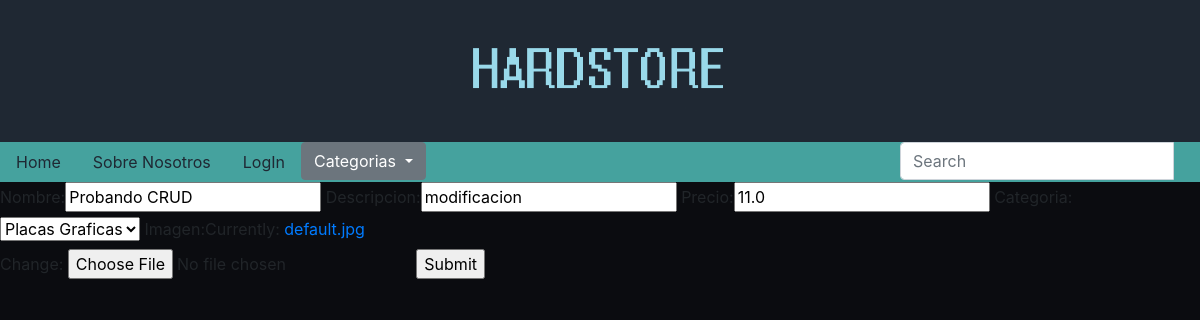
The app's page /modificar_producto/12/, older data.
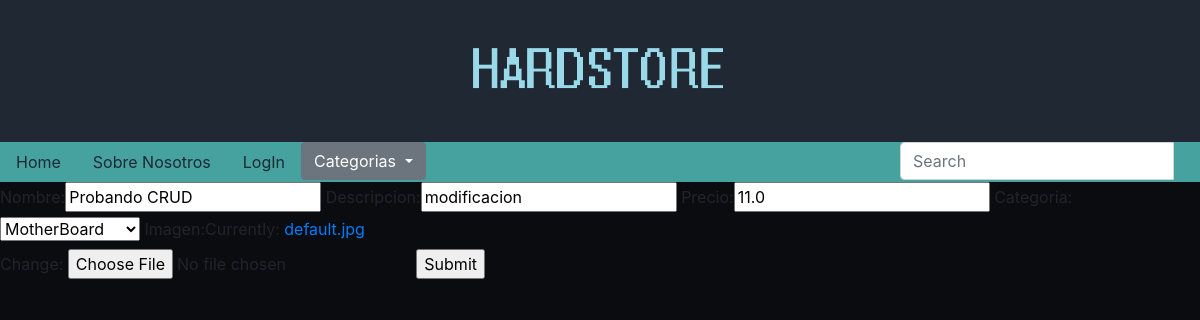
The same page, newer data.
### market/models.py (models this page shows, shortened)
class Producto(models.Model):
	nombre = models.CharField(max_length=200, null=True)
	descripcion = models.CharField(max_length=200, null=True, blank=True)
	precio = models.FloatField(null=True)
	f_creacion = models.DateTimeField(auto_now_add=True, null=True)
	categoria = models.ForeignKey(Categoria, null=True, on_delete = models.SET_NULL)
	imagen = models.ImageField(null=True,default='default.jpg')
	objects = ProductoManager()

class Categoria(models.Model):
	nombre = models.CharField(max_length=200, null=True)
	def __str__(self):
		return self.nombre

### market/views.py (the view)
# urls.py: path('modificar_producto/<int:id>/', market_views.VistaCRUDProducto.ModProducto , name='modificar_producto'),
	def ModProducto(request,id):
		producto = get_object_or_404(Producto,pk=id)
		form = ProductoForm(instance=producto)
		if request.method == 'POST':
			form = ProductoForm(request.POST, request.FILES, instance=producto) #request.FILES es debido a las imagenes
			if form.is_valid():
				form.save()
				return redirect('/') #redirecciona a la lista de productos
		return render(request,'producto_form.html',{'producto':form})

### market/forms.py
class ProductoForm(ModelForm):
	class Meta:
		model = Producto
		fields = ('nombre','descripcion','precio','categoria','imagen')

### market/templates/producto_form.html (shortened to what this page needs)
{% extends 'base.html' %}
{% load static %}
{% block content %}
<form class="post-form" method = 'POST' enctype="multipart/form-data">
	{{ producto }}
	<input type="submit" name="Submit">
</form>
{% endblock %}

Row changes from the older to the newer data that the page shows:
changed Producto "modificacion": categoria "Placas Graficas" → "MotherBoard"
